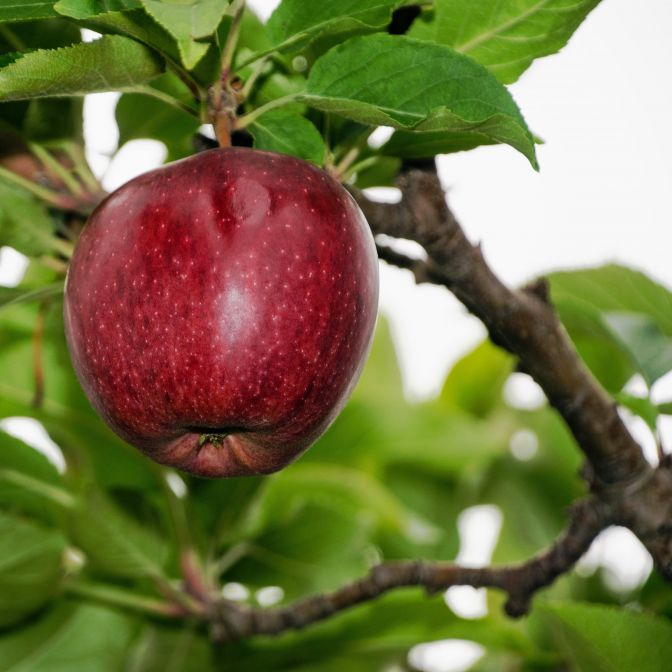
#> input picture Michael/ComputerVisionJetsonNano/Resources/apple.jpg, 672 x 672 px
$ python Chapter2.py
#> lines starting #> are read from the running program, lines starting #| are printed output that depends on the picture; after the words box and inside, x2 and y2 are one past the last pixel; in counts of white or black regions, pixels touching at a corner belong together
import cv2
import numpy as np

img = cv2.imread("Resources/apple.jpg") # import image
#> img is the input picture: shape (672, 672, 3); mean B, G, R 69.8, 116.4, 117.5

imgGray = cv2.cvtColor(img, cv2.COLOR_BGR2GRAY) # convert image to gray scale
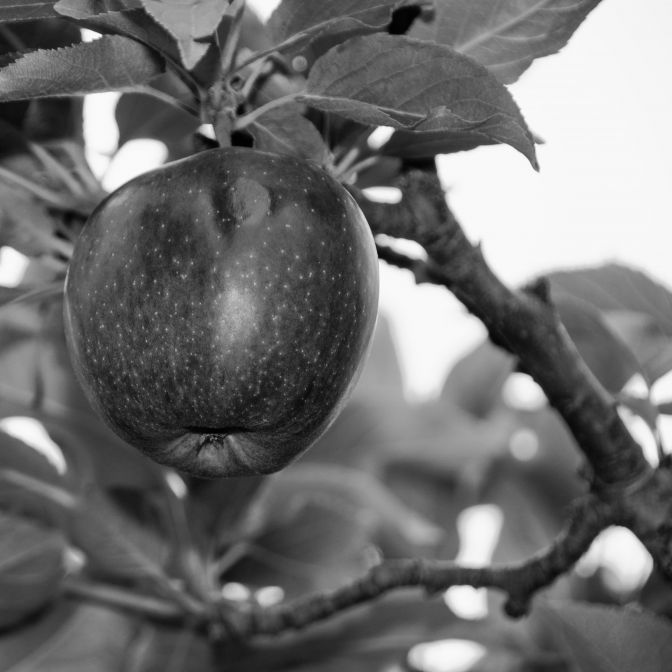
#> imgGray: shape (672, 672); min 0, max 255, mean 111.4
imgBlur = cv2.GaussianBlur(imgGray,(7,7), 100)  # cv2.GaussianBlur(image, (Size  of kernal - must be odd numbers), Bluriness)
imgCannay = cv2.Canny(imgBlur, 100, 150)
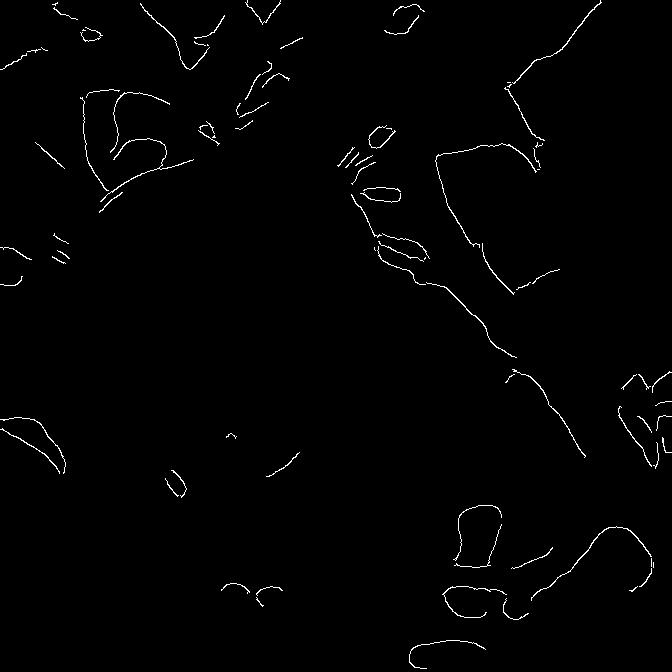
#> imgCannay: shape (672, 672); 1.1% white in thin lines or dots
kernel = np.ones((5,5), np.uint8)
imgDia = cv2.dilate(imgCannay,kernel, iterations=1)
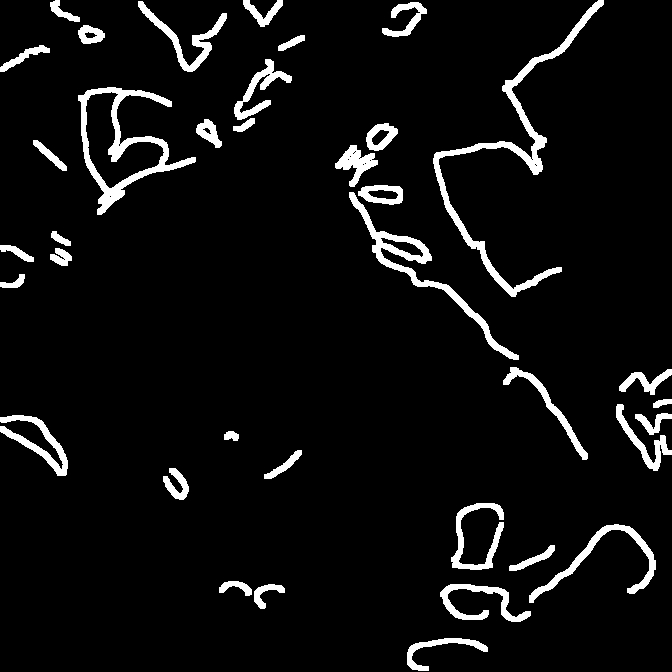
#> imgDia: shape (672, 672); 5.9% white; 37 white regions, largest, box (x1, y1, x2, y2) and area: (433, 0, 604, 297) 3776, (78, 87, 196, 215) 3030, (349, 192, 519, 360) 2391
imgErode = cv2.erode(imgDia,kernel, iterations=1)
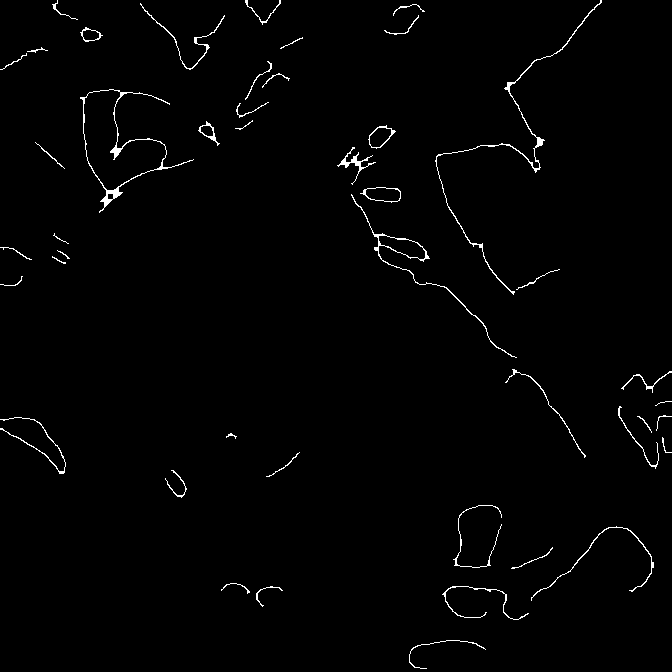
#> imgErode: shape (672, 672); 1.2% white in thin lines or dots

cv2.imshow("Image", img)
cv2.imshow("Image Gray", imgGray)
cv2.imshow("Image Blur", imgGray)
cv2.imshow("Image Canny", imgCannay)
cv2.imshow("Image Dia", imgDia)
cv2.imshow("Image Erode", imgErode)
cv2.waitKey(0)
#> (the run stopped early here; a loop or call above may not have finished)
